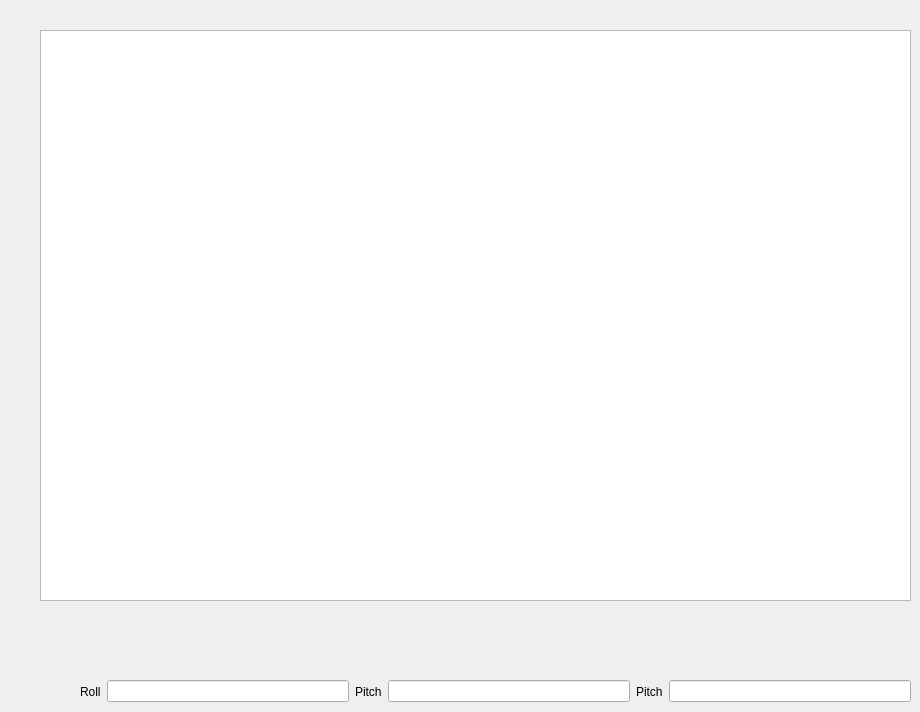
        <widget class="QWidget" name="tab_rgb_2">
         <attribute name="title">
          <string>RGB</string>
         </attribute>
         <widget class="QGraphicsView" name="graphicsView_7">
          <property name="geometry">
           <rect>
            <x>40</x>
            <y>30</y>
            <width>871</width>
            <height>571</height>
           </rect>
          </property>
         </widget>
         <widget class="QWidget" name="layoutWidget_5">
          <property name="geometry">
           <rect>
            <x>80</x>
            <y>680</y>
            <width>831</width>
            <height>23</height>
           </rect>
          </property>
          <layout class="QHBoxLayout" name="horizontalLayout_6">
           <item>
            <widget class="QLabel" name="label_34">
             <property name="text">
              <string>Roll</string>
             </property>
            </widget>
           </item>
           <item>
            <widget class="QLineEdit" name="lineEdit_5"/>
           </item>
           <item>
            <widget class="QLabel" name="label_35">
             <property name="text">
              <string>Pitch</string>
             </property>
            </widget>
           </item>
           <item>
            <widget class="QLineEdit" name="lineEdit_6"/>
           </item>
           <item>
            <widget class="QLabel" name="label_36">
             <property name="text">
              <string>Pitch</string>
             </property>
            </widget>
           </item>
           <item>
            <widget class="QLineEdit" name="lineEdit_7"/>
           </item>
          </layout>
         </widget>
        </widget>
